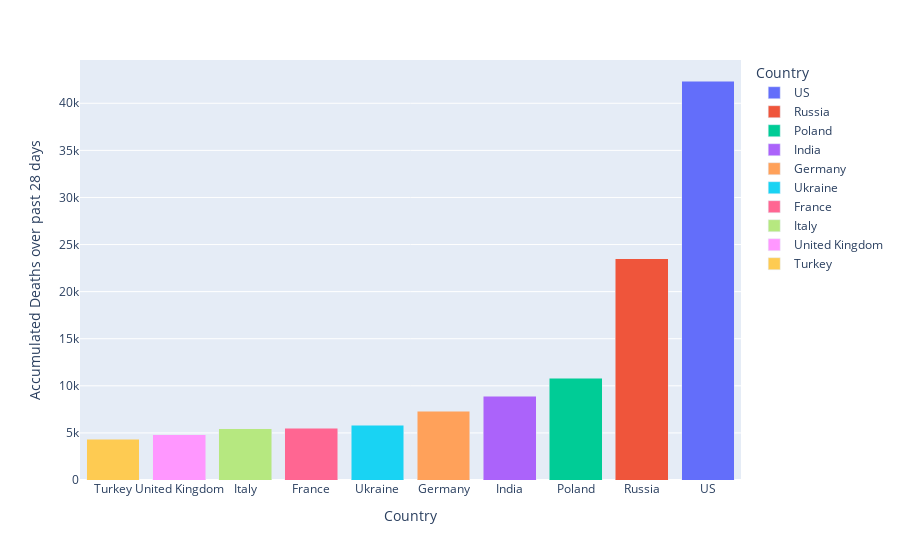

Notebook cell for this chart:
### Markdown cell above
<h1><center>Top 10 Countries Reporting Highest Death Cases in Past 28 Days</center></h1>

### Code cell
# Take sorted country dataframe as the input. 
# Create barplot using px.bar [plotly express]. Sorted the datafarme in the descending order so that the barcharts can 
# appear in ascending order 

sorted_country_df4 = sorted_country_df.sort_values(by='Deaths in Last 28 Days', ascending=False)
fig = px.bar(sorted_country_df4.head(10), x="Country", y="Deaths in Last 28 Days", color="Country")
fig.update_xaxes(title_text='Country')
fig.update_yaxes(title_text='Accumulated Deaths over past 28 days')
fig.update_layout(barmode='stack', xaxis={'categoryorder':'total ascending'})
fig.update_layout(legend_title="Country")

fig.show()

### Figure 1 — Plotly figure (JSON) as saved in the notebook; plotly's stock layout.template omitted (floating-point values rounded to 4 significant figures)
{"data": [{"alignmentgroup": "True", "hovertemplate": "Country=%{x}<br>Deaths in Last 28 Days=%{y}<extra></extra>", "legendgroup": "US", "marker": {"color": "#636efa", "pattern": {"shape": ""}}, "name": "US", "offsetgroup": "US", "orientation": "v", "showlegend": true, "textposition": "auto", "type": "bar", "x": ["US"], "xaxis": "x", "y": [42365], "yaxis": "y"}, {"alignmentgroup": "True", "hovertemplate": "Country=%{x}<br>Deaths in Last 28 Days=%{y}<extra></extra>", "legendgroup": "Russia", "marker": {"color": "#EF553B", "pattern": {"shape": ""}}, "name": "Russia", "offsetgroup": "Russia", "orientation": "v", "showlegend": true, "textposition": "auto", "type": "bar", "x": ["Russia"], "xaxis": "x", "y": [23502], "yaxis": "y"}, {"alignmentgroup": "True", "hovertemplate": "Country=%{x}<br>Deaths in Last 28 Days=%{y}<extra></extra>", "legendgroup": "Poland", "marker": {"color": "#00cc96", "pattern": {"shape": ""}}, "name": "Poland", "offsetgroup": "Poland", "orientation": "v", "showlegend": true, "textposition": "auto", "type": "bar", "x": ["Poland"], "xaxis": "x", "y": [10820], "yaxis": "y"}, {"alignmentgroup": "True", "hovertemplate": "Country=%{x}<br>Deaths in Last 28 Days=%{y}<extra></extra>", "legendgroup": "India", "marker": {"color": "#ab63fa", "pattern": {"shape": ""}}, "name": "India", "offsetgroup": "India", "orientation": "v", "showlegend": true, "textposition": "auto", "type": "bar", "x": ["India"], "xaxis": "x", "y": [8897], "yaxis": "y"}, {"alignmentgroup": "True", "hovertemplate": "Country=%{x}<br>Deaths in Last 28 Days=%{y}<extra></extra>", "legendgroup": "Germany", "marker": {"color": "#FFA15A", "pattern": {"shape": ""}}, "name": "Germany", "offsetgroup": "Germany", "orientation": "v", "showlegend": true, "textposition": "auto", "type": "bar", "x": ["Germany"], "xaxis": "x", "y": [7298], "yaxis": "y"}, {"alignmentgroup": "True", "hovertemplate": "Country=%{x}<br>Deaths in Last 28 Days=%{y}<extra></extra>", "legendgroup": "Ukraine", "marker": {"color": "#19d3f3", "pattern": {"shape": ""}}, "name": "Ukraine", "offsetgroup": "Ukraine", "orientation": "v", "showlegend": true, "textposition": "auto", "type": "bar", "x": ["Ukraine"], "xaxis": "x", "y": [5793], "yaxis": "y"}, {"alignmentgroup": "True", "hovertemplate": "Country=%{x}<br>Deaths in Last 28 Days=%{y}<extra></extra>", "legendgroup": "France", "marker": {"color": "#FF6692", "pattern": {"shape": ""}}, "name": "France", "offsetgroup": "France", "orientation": "v", "showlegend": true, "textposition": "auto", "type": "bar", "x": ["France"], "xaxis": "x", "y": [5479], "yaxis": "y"}, {"alignmentgroup": "True", "hovertemplate": "Country=%{x}<br>Deaths in Last 28 Days=%{y}<extra></extra>", "legendgroup": "Italy", "marker": {"color": "#B6E880", "pattern": {"shape": ""}}, "name": "Italy", "offsetgroup": "Italy", "orientation": "v", "showlegend": true, "textposition": "auto", "type": "bar", "x": ["Italy"], "xaxis": "x", "y": [5463], "yaxis": "y"}, {"alignmentgroup": "True", "hovertemplate": "Country=%{x}<br>Deaths in Last 28 Days=%{y}<extra></extra>", "legendgroup": "United Kingdom", "marker": {"color": "#FF97FF", "pattern": {"shape": ""}}, "name": "United Kingdom", "offsetgroup": "United Kingdom", "orientation": "v", "showlegend": true, "textposition": "auto", "type": "bar", "x": ["United Kingdom"], "xaxis": "x", "y": [4804], "yaxis": "y"}, {"alignmentgroup": "True", "hovertemplate": "Country=%{x}<br>Deaths in Last 28 Days=%{y}<extra></extra>", "legendgroup": "Turkey", "marker": {"color": "#FECB52", "pattern": {"shape": ""}}, "name": "Turkey", "offsetgroup": "Turkey", "orientation": "v", "showlegend": true, "textposition": "auto", "type": "bar", "x": ["Turkey"], "xaxis": "x", "y": [4343], "yaxis": "y"}], "layout": {"barmode": "stack", "legend": {"title": {"text": "Country"}, "tracegroupgap": 0}, "margin": {"t": 60}, "xaxis": {"anchor": "y", "categoryarray": ["US", "Russia", "Poland", "India", "Germany", "Ukraine", "France", "Italy", "United Kingdom", "Turkey"], "categoryorder": "total ascending", "domain": [0, 1], "title": {"text": "Country"}}, "yaxis": {"anchor": "x", "domain": [0, 1], "title": {"text": "Accumulated Deaths over past 28 days"}}}}
